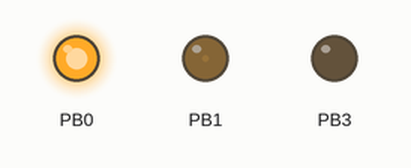
This program was run on a simulated ATtiny85, built with avr-gcc and emulated at 8 MHz. On the bench: output pins drawn as LEDs (lit = HIGH).

Above: at 0.15 s.
At 8.66 s:
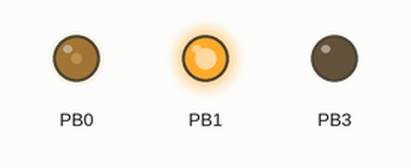
At 19.27 s:
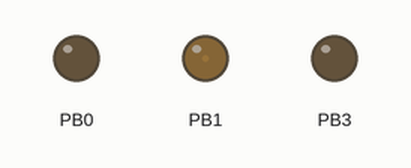
At 38.8 s:
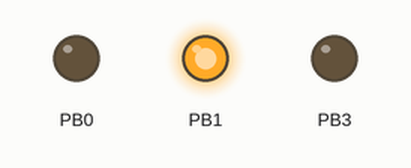
Timing chart, 0 to 40.0 s (numbered marks = the images above):
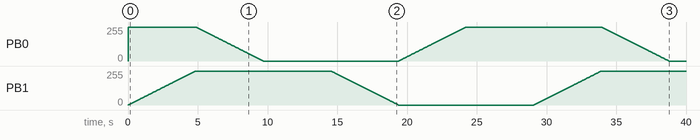

The program:

Sk8Light.c
```c
/*
 * Sk8Light.c
 *
 * Created: 28-06-2014 08:56:29
 * Author: donjo9
 * Attiny85 8Mhz
 */

#define F_CPU 8000000UL
#include <avr/io.h>
#include <avr/interrupt.h>
#include <util/delay.h>

#define RedLED 0x01 //Tiny 0
#define GreenLED 0x02 //Tiny 1
#define BlueLED 0x08 //Tiny 2

#define TransitionTime 5 //Sekunder fra slukket til helt tændt

#define DelayValue 1000/(255/TransitionTime)
int Mode = 0;

int RedValue = 0x00;
int GreenValue = 0xFF;
int BlueValue = 0xFF;

void init(void);
void UpdateValues(void);

int main(void)
{
	init();
	int counter = 0;
	int delay = (int)DelayValue;
    while(1)
    {

		_delay_ms(delay);

		if (counter >= 255)
		{
			counter = 0;
			Mode = (Mode + 1)%6;
		}
		switch(Mode)
		{
			//Rød
			case 1: //Skrue Ned
				RedValue++;
				break;
			case 4: //Skrue Op
				RedValue--;
				break;
			//Grøn
			case 0: //Skrue Op
				GreenValue--;
				break;
			case 3: //Skrue Ned
				GreenValue++;
				break;
			//Blå
			case 2: //Skrue Op
				BlueValue--;
				break;
			case 5: //Skrue Ned
				BlueValue++;
				break;
			default:
				break;
		}
		UpdateValues();
		counter++;

    }
}


void init()
{
	DDRB |= RedLED | GreenLED | BlueLED; //Sætter Diode Pins til Output

	GTCCR |= TSM; //Stopper Timers under init

	TCCR0A |= (1<<COM0A0) | (1<<COM0B0) | (1<<COM0A1) | (1<<COM0B1) | (1<<WGM01) | (1<<WGM00);
					//Slukker Dioder i Bund og tænder ved Compare Match
					//WGM = Fast PWM opdatering @ BOTTOM, TOV @ MAX
	TCCR0B |= (1<<CS01) | (1<<CS00); //Prescale = 64, overflow med 500Hz

	TCCR1 |= (1<<CS12) | (1<<CS11) | (1<<CS10); //Prescale = 64, overflow med 500Hz
	GTCCR |= (1<<PWM1B) | (1<<COM1B0); //Enable PWM B, //Slukker Dioder i Bund og tænder ved Compare Match
	OCR1C = 0xFF; //Sætter Max på Timer1 til 0xFF

	UpdateValues(); //Sætter Overflow Compare Registre
	GTCCR &= ~TSM; //Starter Timers efter init

}

void UpdateValues()
{
	OCR0A = RedValue; //Rød Diode
	OCR0B = GreenValue; //Grøn Diode
	OCR1B = BlueValue; //Blå Diode
}
```
